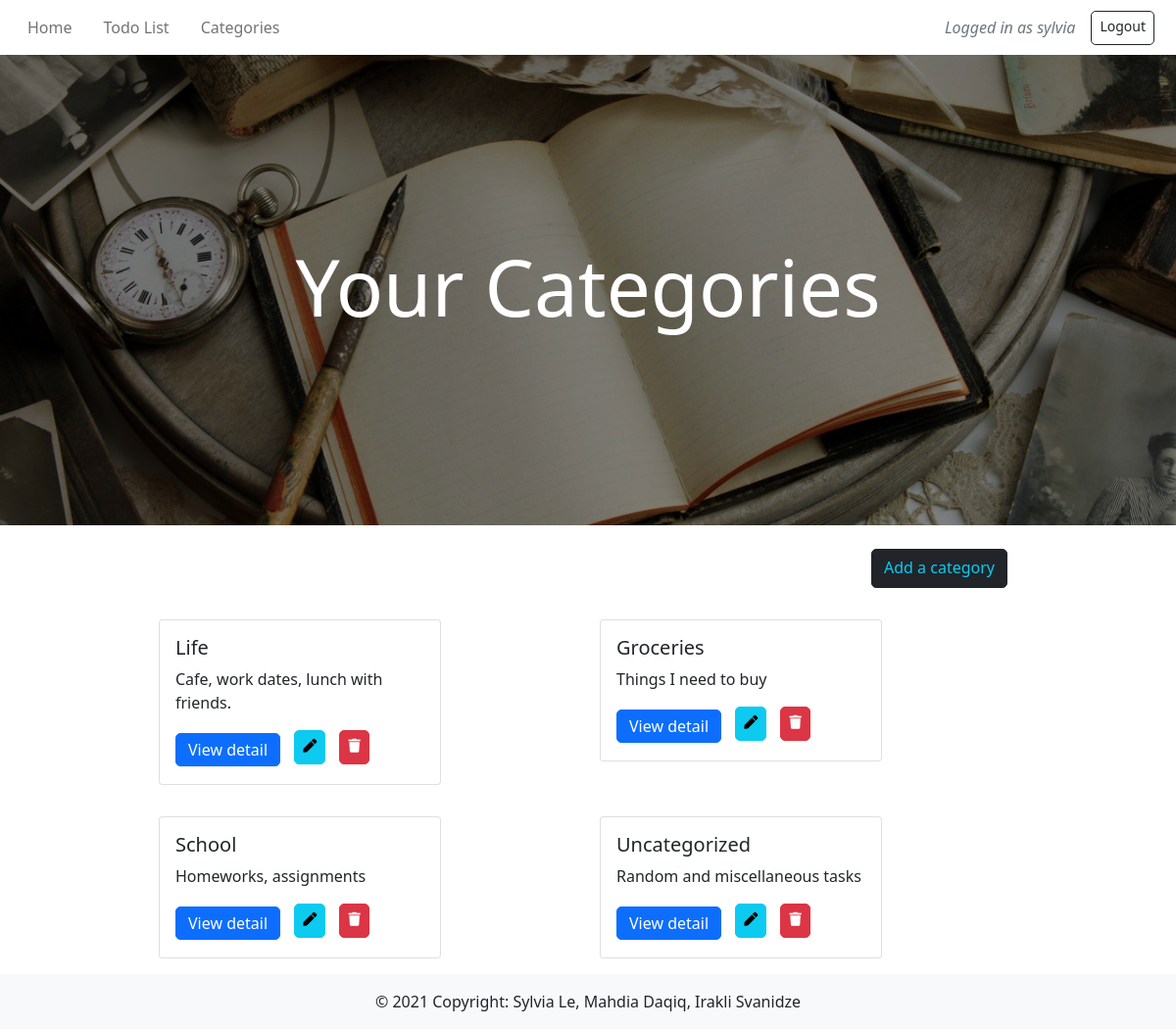
Screenshot of /categories/ (signed in) with the database file from the repository.
### users/models.py (models this page shows)
class CustomUser(AbstractUser):
    email = models.EmailField()
    first_name = CharField(max_length=50)
    last_name = CharField(max_length=50)

### todos/models.py (models this page shows, shortened)
class Categories(models.Model):
    title = models.CharField(max_length=255, default='')
    description = models.TextField(default="")
    owner = models.ForeignKey(
        get_user_model(),
        on_delete=models.CASCADE,
        default=""
    )

### todos/views.py (the view)
# urls.py: path('categories/', CategoryListView.as_view(), name="cate_list"),
class CategoryListView(LoginRequiredMixin, ListView):
    model = Categories
    template_name = 'category_list.html'
    context_object_name = 'cates'
    login_url = 'login'
    def get_context_data(self, **kwargs):
        context = super().get_context_data(**kwargs)
        context['cates'] = context['cates'].filter(owner=self.request.user)
        return context

### templates/category_list.html (shortened to what this page needs)
{% extends 'base.html' %}
{% load crispy_forms_tags %}
{% load static %}
{% block content %}
<div class="hero-image-cates">
  <div class="hero-text">
      <h1>Your Categories</h1>
  </div>
</div>
  <div class="container w-75">
    <div class="row">
      <div class="col-md-12 text-end">
          <a class="btn btn-dark text-info btn-md mb-3" href='{% url 'cate_new'%}'>Add a category</a>
      </div>
        {% for cate in cates %}
        <div class="col my-3">
          <div class="card" style="width: 18rem;">
              <div class="card-body">
                <h5 class="card-title">{{ cate.title }}</h5>
                <p class="card-text">{{ cate.description }}</p>
                <a href="{% url 'cate_detail' cate.pk %}" class="btn btn-primary mt-0 py-1" style="border-radius: 5px;">View detail</a>
                <a class='btn btn-info btn-sm mt-0 mb-1' href='{% url 'cate_edit' cate.pk %}' data-bs-toggle="tooltip" data-bs-placement="top" title="Edit" style="border-radius: 5px;"><i class="fas fa-pen"></i></a>
                <a class='btn btn-danger btn-sm mt-0 mb-1 px-2.5' href='{% url 'cate_delete' cate.pk %}' data-bs-toggle="tooltip" data-bs-placement="top" title="Delete" style="border-radius: 5px;"><i class="fas fa-trash"></i></a>
              </div>
            </div>
        </div>
  {% endfor %}
    </div>
  </div>
{% endblock content %}

### templates/base.html (shortened to what this page needs)
{% load static %}
<!doctype html>
<html lang="en">
    <head>
        <link href="https://cdn.jsdelivr.net/npm/bootstrap@5.0.0/dist/css/bootstrap.min.css" rel="stylesheet">
        <link rel="stylesheet" href="https://cdnjs.cloudflare.com/ajax/libs/font-awesome/5.15.3/css/all.min.css" />
        <link rel="stylesheet" href="{% static 'css/style.css' %}?{% now "U" %}" >
    </head>
    <body>
        <nav class="navbar navbar-expand-lg navbar-light shadow-sm">
            <div class="container-fluid">
            <div class="collapse navbar-collapse" id="navbarMenu">
                <ul class="navbar-nav mb-2 mb-lg-0">
                  <li class="nav-item px-2">
                    <a href="{% url 'home' %}" class="nav-link">Home</a>
                    </li>
                    <li class="nav-item px-2">
                        <a href="{% url 'todo_list' %}" class="nav-link">Todo List</a>
                    </li>
                    <li class="nav-item px-2">
                        <a href="{% url 'cate_list' %}" class="nav-link">Categories</a>
                    </li>
                </ul>
            </div>
            {% if user.is_authenticated %}
                <p class='text-muted text-end my-0 nav-item fst-italic mx-3 d-none d-md-block'>Logged in as {{ user.username }}</p>
                <a class='btn btn-outline-dark btn-sm text-end my-0 nav-item' href="{% url 'logout' %}">Logout</a>
            {% endif %}
            </div>
        </nav>
            {% block content %}
            {% endblock content %}
        <footer class="bg-light text-center text-lg-start">
            <div class="text-center p-3">
              © 2021 Copyright:
              <span class="text-dark">Sylvia Le, Mahdia Daqiq, Irakli Svanidze</span>
            </div>
          </footer>
    </body>
</html>

### static/css/style.css (style rules this page uses)
body, html { min-height: 100vh; height: 100%; }
h1 { font-size: 5rem; font-weight: 400; }
.btn { border-radius: 5px; padding-bottom: 8px; margin-top: 1.5rem; margin-right: 10px }
.hero-image-cates { background-image: linear-gradient(rgba(0, 0, 0, 0.5), rgba(0, 0, 0, 0.5)), url("/static/images/cates.jpg"); height: 60%; background-position: center; background-repeat: no-repeat; background-size: cover; position: relative; }
.hero-text { text-align: center; position: absolute; top: 50%; left: 50%; transform: translate(-50%, -50%); color: white; }

### rows the page displays
CustomUser: username "sylvia"
Categories: title "Life", description "Cafe, work dates, lunch with friends."
Categories: title "Groceries", description "Things I need to buy"
Categories: title "School", description "Homeworks, assignments"
Categories: title "Uncategorized", description "Random and miscellaneous tasks"
